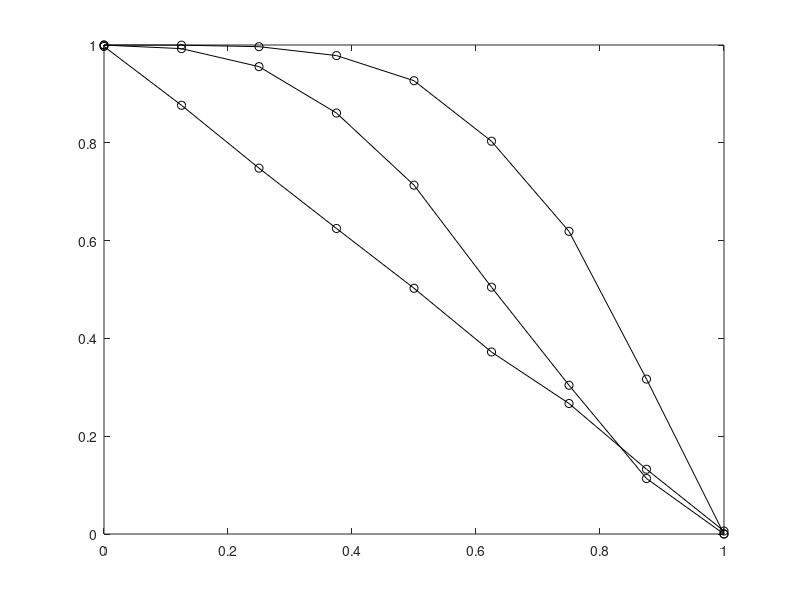

MATLAB code for this plot:
close all
clear all

% Retrieval method & Malicious nodes&Reliability&Responsiveness&Group bandwidth&Overlay bandwidth  \\
%     fast         & 0.0            &  0.9970   &      (s)     & in/out (Bps)  &  in/out (Bps)     \\
%     fast         & 0.125          &  0.8767   &              &               &                    \\
%     fast         & 0.25           &  0.7482   &    0.198     &  186/182      &    1186/1199      \\
%     fast         & 0.375          &  0.6248   &              &               &                    \\
%     fast         & 0.5            &  0.5025   &    0.192     &  177/173      &    1180/1194      \\
%     fast         & 0.625          &  0.3722   &              &               &                    \\
%     fast         & 0.75           &  0.2669   &    0.191     &  179/175      &    1179/1192      \\
%     fast         & 0.875          &  0.1324   &              &               &                    \\
%     fast         & 1.0            &  0.0061   &              &               &                    \\

%     safe         & 0.0            &  0.9998
%     safe         & 0.125          &  0.9926   &    0.351     &  724/590      &   1187/1201  \\
%     safe         & 0.25           &  0.9558   &    0.356     &  721/588      &              \\
%     safe         & 0.375          &  0.8609   &    0.295     &  714/583      &   979/993    \\
%     safe         & 0.5            &  0.7134   &    0.346     &  717/587      &              \\
%     safe         & 0.625          &  0.5047   &    0.350     &  716/586      &   1188/1202  \\
%     safe         & 0.75           &  0.3042   &    0.350     &  715/581      &              \\
%     safe         & 0.875          &  0.1135   &    0.354     &  714/582      &   1188/1205  \\
%     safe         & 1.0            &  0.0      &    0.356     &  710/580      &   1183/1197  \\

safe4_get_rel = [0.9998, 0.9926, 0.9558, 0.8609, 0.7134, 0.5047, 0.3042, 0.1135, 0.0];
safe6_get_rel = [0.9999, 0.9997, 0.9966, 0.9784, 0.9270, 0.8032, 0.6189, 0.3168, 0.0];

fast_get_rel = [0.9970, 0.8767, 0.7482, 0.6248, 0.5025 , 0.3722, 0.2669, 0.1324, 0.0061];

malicious_nodes =       [0.0, 0.125 , 0.25, 0.375, 0.5, 0.625, 0.75, 0.875, 1.0];

plot(malicious_nodes, fast_get_rel, 'ko-');
hold on
plot(malicious_nodes, safe4_get_rel, 'ko-');
plot(malicious_nodes, safe6_get_rel, 'ko-');